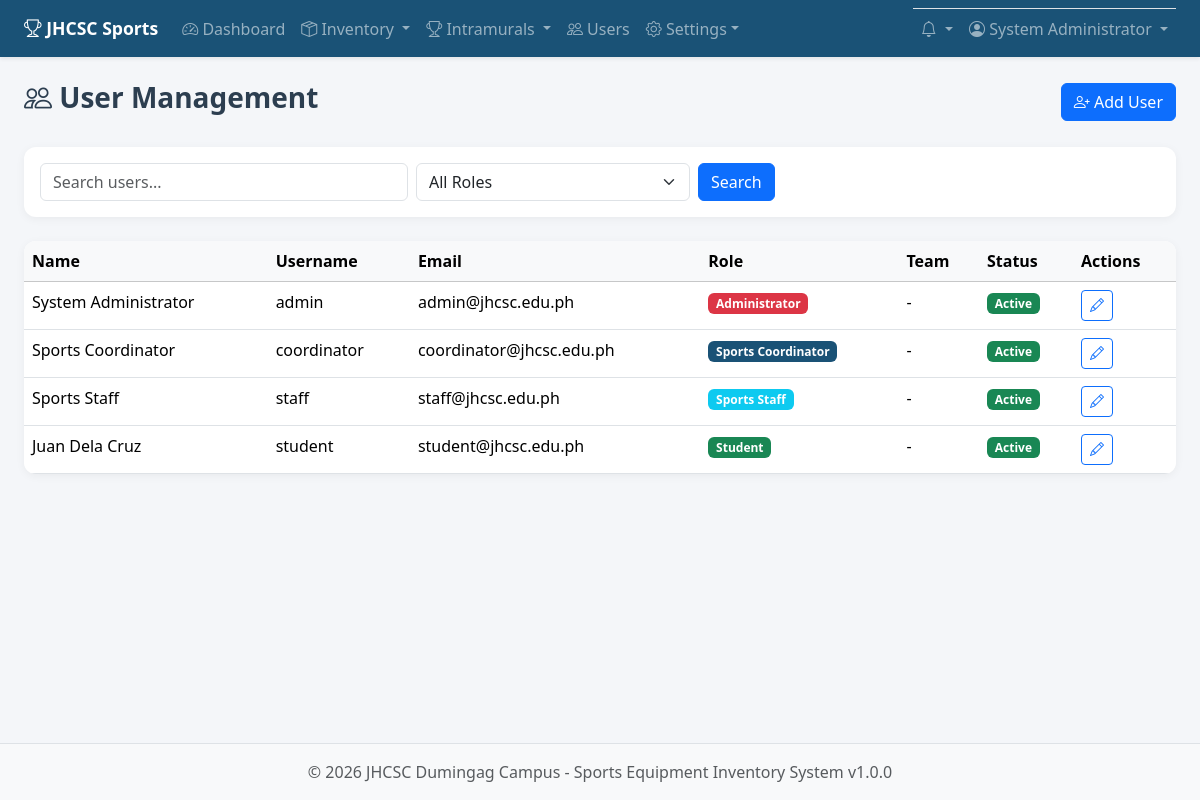
Page /users/index.php (signed in) on the earlier database version.
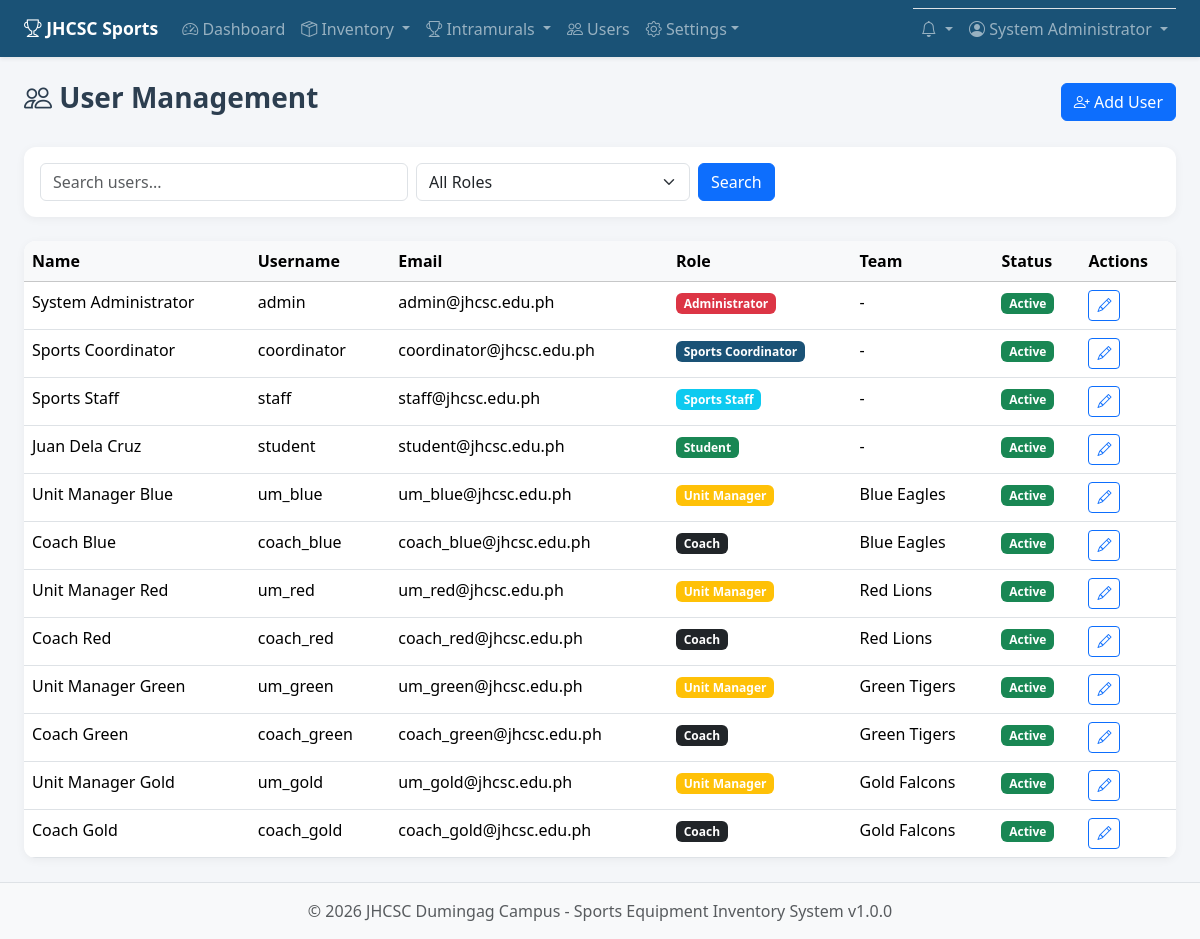
Same page on the later database version.
### tables this page shows
CREATE TABLE IF NOT EXISTS users (
    id INT AUTO_INCREMENT PRIMARY KEY,
    username VARCHAR(50) NOT NULL UNIQUE,
    email VARCHAR(100) NOT NULL UNIQUE,
    password VARCHAR(255) NOT NULL,
    first_name VARCHAR(50) NOT NULL,
    last_name VARCHAR(50) NOT NULL,
    student_id VARCHAR(20) DEFAULT NULL,
    department VARCHAR(100) DEFAULT NULL,
    phone VARCHAR(20) DEFAULT NULL,
    role ENUM('admin', 'coordinator', 'staff', 'unit_manager', 'coach', 'tabulator', 'student') NOT NULL DEFAULT 'student',
    team_id INT DEFAULT NULL,
    avatar VARCHAR(255) DEFAULT NULL,
    is_active TINYINT(1) NOT NULL DEFAULT 1,
    created_at TIMESTAMP DEFAULT CURRENT_TIMESTAMP,
    updated_at TIMESTAMP DEFAULT CURRENT_TIMESTAMP ON UPDATE CURRENT_TIMESTAMP
);

CREATE TABLE IF NOT EXISTS intramural_teams (
    id INT AUTO_INCREMENT PRIMARY KEY,
    name VARCHAR(100) NOT NULL,
    short_name VARCHAR(30) DEFAULT NULL,
    color VARCHAR(20) DEFAULT '#1a5276',
    logo VARCHAR(255) DEFAULT NULL,
    department VARCHAR(100) DEFAULT NULL,
    coach_name VARCHAR(100) DEFAULT NULL,
    unit_manager_id INT DEFAULT NULL,
    coach_user_id INT DEFAULT NULL,
    description TEXT,
    is_active TINYINT(1) NOT NULL DEFAULT 1,
    created_at TIMESTAMP DEFAULT CURRENT_TIMESTAMP,
    updated_at TIMESTAMP DEFAULT CURRENT_TIMESTAMP ON UPDATE CURRENT_TIMESTAMP,
    UNIQUE KEY uq_team_name (name),
    FOREIGN KEY (unit_manager_id) REFERENCES users(id) ON DELETE SET NULL,
    FOREIGN KEY (coach_user_id) REFERENCES users(id) ON DELETE SET NULL
);

### includes/auth.php (called while the page is built, shortened)
<?php
require_once __DIR__ . '/../config/config.php';
require_once __DIR__ . '/functions.php';
function getAllRoles(): array
{
    return [
        'admin' => 'Administrator',
        'coordinator' => 'Sports Coordinator',
        'staff' => 'Sports Staff',
        'unit_manager' => 'Unit Manager',
        'coach' => 'Coach',
        'tabulator' => 'Tabulator',
        'student' => 'Student',
    ];
}

### users/index.php (the view, shortened to what this page needs)
<?php
require_once __DIR__ . '/../includes/auth.php';
$db = getDB();
$search = get('search');
$where = ['1=1'];
$params = [];
$whereClause = implode(' AND ', $where);
$stmt = $db->prepare("SELECT u.*, t.name as team_name FROM users u LEFT JOIN intramural_teams t ON u.team_id = t.id WHERE $whereClause ORDER BY u.created_at DESC");
$stmt->execute($params);
$users = $stmt->fetchAll();
require_once __DIR__ . '/../includes/header.php';
?>
<div class="page-header d-flex justify-content-between align-items-center">
    <h1><i class="bi bi-people"></i> User Management</h1>
    <a href="<?= BASE_URL ?>/users/add.php" class="btn btn-primary"><i class="bi bi-person-plus"></i> Add User</a>
</div>
<div class="filter-bar mb-4">
    <form method="GET" class="row g-2">
        <div class="col-md-4"><input type="text" name="search" class="form-control" placeholder="Search users..." value="<?= sanitize($search) ?>"></div>
        <div class="col-md-3">
            <select name="role" class="form-select">
                <option value="">All Roles</option>
            </select>
        </div>
        <div class="col-md-2"><button type="submit" class="btn btn-primary">Search</button></div>
    </form>
</div>
<div class="card">
    <div class="card-body p-0">
        <div class="table-responsive">
            <table class="table table-hover mb-0">
                <thead class="table-light">
                    <tr><th>Name</th><th>Username</th><th>Email</th><th>Role</th><th>Team</th><th>Status</th><th>Actions</th></tr>
                </thead>
                <tbody>
                    <?php foreach ($users as $user): ?>
                    <tr>
                        <td><?= sanitize($user['first_name'] . ' ' . $user['last_name']) ?></td>
                        <td><?= sanitize($user['username']) ?></td>
                        <td><?= sanitize($user['email']) ?></td>
                        <td><?= roleBadge($user['role']) ?></td>
                        <td><?= sanitize($user['team_name'] ?? '-') ?></td>
                        <td><?= $user['is_active'] ? '<span class="badge bg-success">Active</span>' : '<span class="badge bg-secondary">Inactive</span>' ?></td>
                        <td>
                            <a href="<?= BASE_URL ?>/users/edit.php?id=<?= $user['id'] ?>" class="btn btn-sm btn-outline-primary"><i class="bi bi-pencil"></i></a>
                        </td>
                    </tr>
                    <?php endforeach; ?>
                </tbody>
            </table>
        </div>
    </div>
</div>
<?php require_once __DIR__ . '/../includes/footer.php'; ?>

### includes/functions.php (shortened to what this page needs)
<?php
function sanitize(string $input): string
{
    return htmlspecialchars(trim($input), ENT_QUOTES, 'UTF-8');
}
function get(string $key, $default = ''): string
{
    return isset($_GET[$key]) ? trim($_GET[$key]) : $default;
}
function roleLabel(string $role): string
{
    $labels = getAllRoles();
    return $labels[$role] ?? ucfirst(str_replace('_', ' ', $role));
}
function roleBadge(string $role): string
{
    $classes = [
        'admin'         => 'danger',
        'coordinator'   => 'primary',
        'staff'         => 'info',
        'unit_manager'  => 'warning',
        'coach'         => 'dark',
        'tabulator'     => 'secondary',
        'student'       => 'success',
    ];
    $class = $classes[$role] ?? 'secondary';
    return '<span class="badge bg-' . $class . '">' . sanitize(roleLabel($role)) . '</span>';
}

Differences in the rows shown:
added users: first_name+last_name "Unit Manager Blue", username "um_blue", email "um_blue@jhcsc.edu.ph", role "Unit Manager", team.name "Blue Eagles", is_active "Active"
added users: first_name+last_name "Coach Blue", username "coach_blue", email "coach_blue@jhcsc.edu.ph", role "Coach", team.name "Blue Eagles", is_active "Active"
added users: first_name+last_name "Unit Manager Red", username "um_red", email "um_red@jhcsc.edu.ph", role "Unit Manager", team.name "Red Lions", is_active "Active"
added users: first_name+last_name "Coach Red", username "coach_red", email "coach_red@jhcsc.edu.ph", role "Coach", team.name "Red Lions", is_active "Active"
added users: first_name+last_name "Unit Manager Green", username "um_green", email "um_green@jhcsc.edu.ph", role "Unit Manager", team.name "Green Tigers", is_active "Active"
added users: first_name+last_name "Coach Green", username "coach_green", email "coach_green@jhcsc.edu.ph", role "Coach", team.name "Green Tigers", is_active "Active"
added users: first_name+last_name "Unit Manager Gold", username "um_gold", email "um_gold@jhcsc.edu.ph", role "Unit Manager", team.name "Gold Falcons", is_active "Active"
added users: first_name+last_name "Coach Gold", username "coach_gold", email "coach_gold@jhcsc.edu.ph", role "Coach", team.name "Gold Falcons", is_active "Active"
